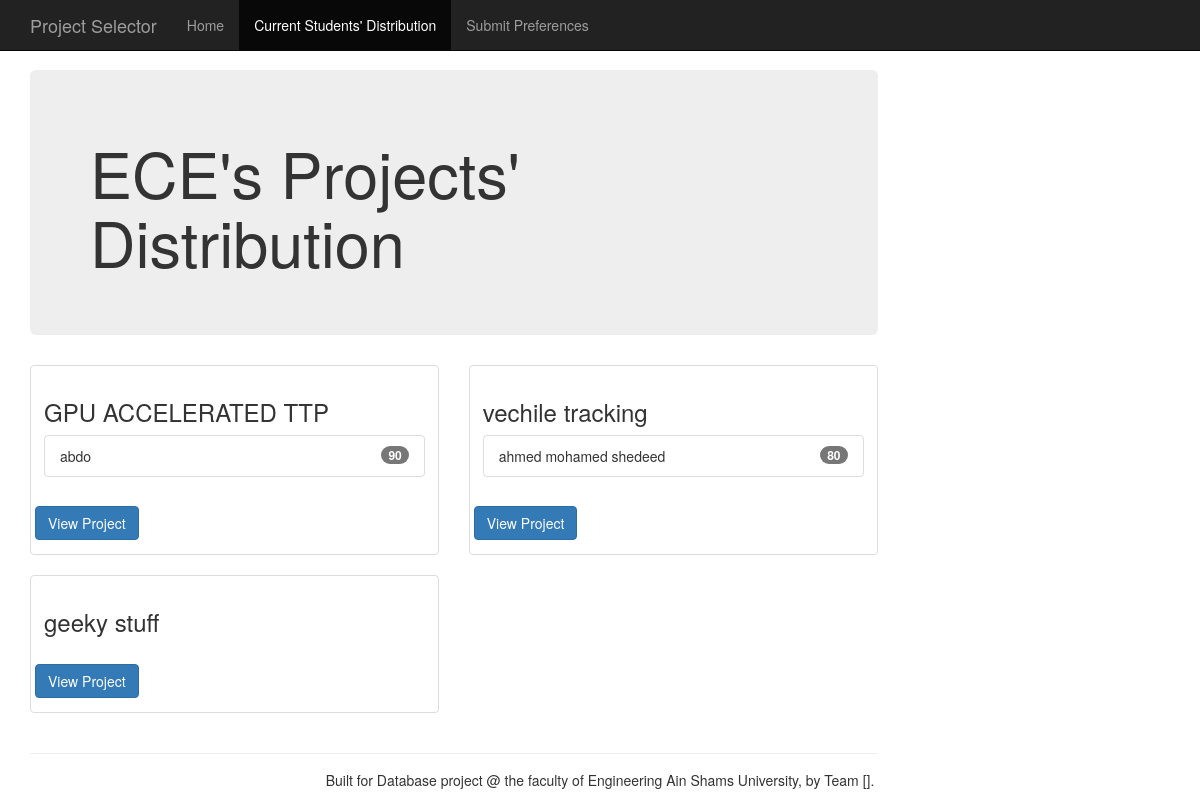
Screenshot of /Project_distribution.php?bn=43716 with the database file from the repository.
### tables this page shows
CREATE TABLE `students` (
  `bench_no` int(11) NOT NULL,
  `name` varchar(50) NOT NULL,
  `section` int(2) NOT NULL,
  `pre_enrolled` tinyint(1) NOT NULL,
  `grade` int(3) NOT NULL,
  `password` varchar(15) NOT NULL,
  `dept_name` varchar(30) NOT NULL,
  PRIMARY KEY (`bench_no`),
  KEY `dept_name` (`dept_name`)
);

CREATE TABLE `projects` (
  `project_id` int(4) NOT NULL AUTO_INCREMENT,
  `project_name` varchar(30) NOT NULL,
  `max_number` int(2) NOT NULL,
  `min_number` int(2) NOT NULL,
  `brief_disc` text,
  `detailed_disc` text,
  PRIMARY KEY (`project_id`)
);

### Project_distribution.php (the view, shortened to what this page needs)
<?php
    $connection = mysqli_connect('127.0.0.1','root','Abdarhman93','ProjectDb');
?>
<?php
  function select_query($connection,$table,$attribute,$test)
  {
    $query  = "SELECT * ";
    $query .= "FROM {$table} ";
    $query .= "WHERE {$attribute} = {$test}" ;
    $result = mysqli_query($connection, $query);
    return $result;
  }
?>
<!DOCTYPE html>
<html lang="en"><head>
    <link href="Off%20Canvas%20Template%20for%20Bootstrap_files/bootstrap.css" rel="stylesheet">
    <link href="Off%20Canvas%20Template%20for%20Bootstrap_files/ie10-viewport-bug-workaround.css" rel="stylesheet">
    <link href="Off%20Canvas%20Template%20for%20Bootstrap_files/offcanvas.css" rel="stylesheet">
  </head>
  <body>
    <?php
      $bench_no = $_GET["bn"];
    ?>
    <?php
      $projects_arr = array();
      $counter = 0;
      $student_bench_no_query = select_query($connection,"students","bench_no",$bench_no);
      while($data = mysqli_fetch_assoc($student_bench_no_query))
      {
        $dept_name = $data["dept_name"];
      }
      $dept_name_query = select_query($connection,"brought_by","dept_name","'{$dept_name}'");
      while($data2 = mysqli_fetch_assoc($dept_name_query))
      {
        $projects_arr[$counter] = $data2["project_id"];
        $counter ++;
      }
    ?>
    <nav class="navbar navbar-fixed-top navbar-inverse">
      <div class="container">
        <div class="navbar-header">
          <a class="navbar-brand" href="#">Project Selector</a>
        </div>
        <div style="" aria-expanded="true" id="navbar" class="navbar-collapse collapse in">
          <ul class="nav navbar-nav">
            <li ><a href="Projects.php?bn=<?php echo $bench_no ; ?>">Home</a></li>
            <li class="active"><a href="#about">Current Students' Distribution</a></li>
            <li><a href="#contact">Submit Preferences</a></li>
          </ul>
        </div>
      </div>
    </nav>
    <div class="container">
      <div class="row row-offcanvas row-offcanvas-right">
        <div class="col-xs-12 col-sm-9">
          <div class="jumbotron">
            <h1><?php echo $dept_name;?>'s Projects' Distribution</h1>
          </div>
          <div class="row">
          <?php
            for($i = 0; $i < $counter;$i++ )
            {
              $projects_id_query = select_query($connection,"projects","project_id",$projects_arr[$i]);
              while($data3 = mysqli_fetch_assoc($projects_id_query))
              {
                ?>
                <div class="col-sm-6 col-md-6">
                  <div class="thumbnail">
                    <div class="caption">
                      <h3><?php echo $data3["project_name"];?></h3>
                      <ul class="list-group">
                      <?php
                        $selected_projects_query = select_query($connection,"chooses","selected_project",$projects_arr[$i]);
                        while($data4 = mysqli_fetch_assoc($selected_projects_query))
                        {
                          $student_bench_no2 = $data4["bench_no"];
                          $student_name_query = select_query($connection,"students","bench_no",$student_bench_no2);
                          while($data5 = mysqli_fetch_assoc($student_name_query))
                          {
                            ?>
                            <li class="list-group-item">
                            <span class="badge"> <?php echo $data5["grade"]; ?> </span>
                              <?php echo $data5["name"]; ?>
                            </li>
                            <?php
                          }
                        }
                      ?>
                      </ul>
                    </div>
                    <p><a href="Project_details.php?project= <?php echo $projects_arr[$i]; ?>" class="btn btn-primary" role="button">View Project</a>
                  </div>
                </div>
                <?php
              }
            }
          ?>
        </div>
      <hr>
    </div>
    <div class="masfoot navbar-fixed-bottom text-center">
            <div >
              <p>Built for Database project @ the faculty of Engineering Ain Shams University, by Team [].</p>
            </div>
          </div>
</body></html>

### rows the page displays
students: dept_name "ECE", grade "80", name "ahmed mohamed shedeed"
projects: project_name "GPU ACCELERATED TTP"
students: grade "90", name "abdo"
projects: project_name "vechile tracking"
projects: project_name "geeky stuff"
